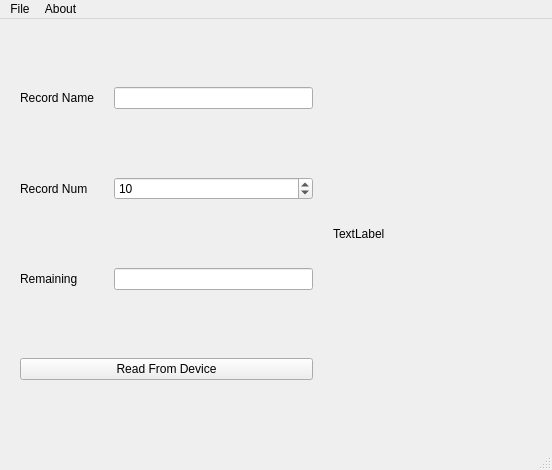
<?xml version="1.0" encoding="UTF-8"?>
<ui version="4.0">
 <class>MainWindow</class>
 <widget class="QMainWindow" name="MainWindow">
  <property name="geometry">
   <rect>
    <x>0</x>
    <y>0</y>
    <width>552</width>
    <height>470</height>
   </rect>
  </property>
  <property name="windowTitle">
   <string>MainWindow</string>
  </property>
  <widget class="QWidget" name="centralwidget">
   <layout class="QGridLayout" name="gridLayout">
    <property name="leftMargin">
     <number>20</number>
    </property>
    <property name="topMargin">
     <number>20</number>
    </property>
    <property name="rightMargin">
     <number>20</number>
    </property>
    <property name="bottomMargin">
     <number>20</number>
    </property>
    <property name="spacing">
     <number>20</number>
    </property>
    <item row="2" column="1">
     <widget class="QLineEdit" name="remainingrecordLineEdit">
      <property name="sizePolicy">
       <sizepolicy hsizetype="Minimum" vsizetype="Fixed">
        <horstretch>0</horstretch>
        <verstretch>0</verstretch>
       </sizepolicy>
      </property>
     </widget>
    </item>
    <item row="0" column="1">
     <widget class="QLineEdit" name="recordnameLineEdit">
      <property name="sizePolicy">
       <sizepolicy hsizetype="Minimum" vsizetype="Fixed">
        <horstretch>0</horstretch>
        <verstretch>0</verstretch>
       </sizepolicy>
      </property>
     </widget>
    </item>
    <item row="1" column="1">
     <widget class="QSpinBox" name="recordnumSpinBox">
      <property name="sizePolicy">
       <sizepolicy hsizetype="Minimum" vsizetype="Fixed">
        <horstretch>0</horstretch>
        <verstretch>0</verstretch>
       </sizepolicy>
      </property>
      <property name="layoutDirection">
       <enum>Qt::LeftToRight</enum>
      </property>
      <property name="maximum">
       <number>20</number>
      </property>
      <property name="value">
       <number>10</number>
      </property>
     </widget>
    </item>
    <item row="1" column="0">
     <widget class="QLabel" name="label">
      <property name="sizePolicy">
       <sizepolicy hsizetype="Fixed" vsizetype="Minimum">
        <horstretch>0</horstretch>
        <verstretch>0</verstretch>
       </sizepolicy>
      </property>
      <property name="text">
       <string>Record Num</string>
      </property>
     </widget>
    </item>
    <item row="0" column="0">
     <widget class="QLabel" name="label_3">
      <property name="sizePolicy">
       <sizepolicy hsizetype="Fixed" vsizetype="Minimum">
        <horstretch>0</horstretch>
        <verstretch>0</verstretch>
       </sizepolicy>
      </property>
      <property name="text">
       <string>Record Name</string>
      </property>
     </widget>
    </item>
    <item row="3" column="0" colspan="2">
     <widget class="QPushButton" name="readIOButton">
      <property name="sizePolicy">
       <sizepolicy hsizetype="Preferred" vsizetype="Fixed">
        <horstretch>0</horstretch>
        <verstretch>0</verstretch>
       </sizepolicy>
      </property>
      <property name="text">
       <string>Read From Device</string>
      </property>
      <property name="autoDefault">
       <bool>true</bool>
      </property>
      <property name="flat">
       <bool>false</bool>
      </property>
     </widget>
    </item>
    <item row="0" column="2" rowspan="4">
     <widget class="QLabel" name="testlabel">
      <property name="sizePolicy">
       <sizepolicy hsizetype="Preferred" vsizetype="Preferred">
        <horstretch>0</horstretch>
        <verstretch>0</verstretch>
       </sizepolicy>
      </property>
      <property name="text">
       <string>TextLabel</string>
      </property>
     </widget>
    </item>
    <item row="2" column="0">
     <widget class="QLabel" name="label_2">
      <property name="sizePolicy">
       <sizepolicy hsizetype="Fixed" vsizetype="Minimum">
        <horstretch>0</horstretch>
        <verstretch>0</verstretch>
       </sizepolicy>
      </property>
      <property name="text">
       <string>Remaining</string>
      </property>
     </widget>
    </item>
   </layout>
  </widget>
  <widget class="QMenuBar" name="menubar">
   <property name="geometry">
    <rect>
     <x>0</x>
     <y>0</y>
     <width>552</width>
     <height>21</height>
    </rect>
   </property>
   <widget class="QMenu" name="menuFile">
    <property name="title">
     <string>File</string>
    </property>
   </widget>
   <widget class="QMenu" name="menuAbout">
    <property name="title">
     <string>About</string>
    </property>
   </widget>
   <addaction name="menuFile"/>
   <addaction name="menuAbout"/>
  </widget>
  <widget class="QStatusBar" name="statusbar"/>
 </widget>
 <resources/>
 <connections/>
</ui>
